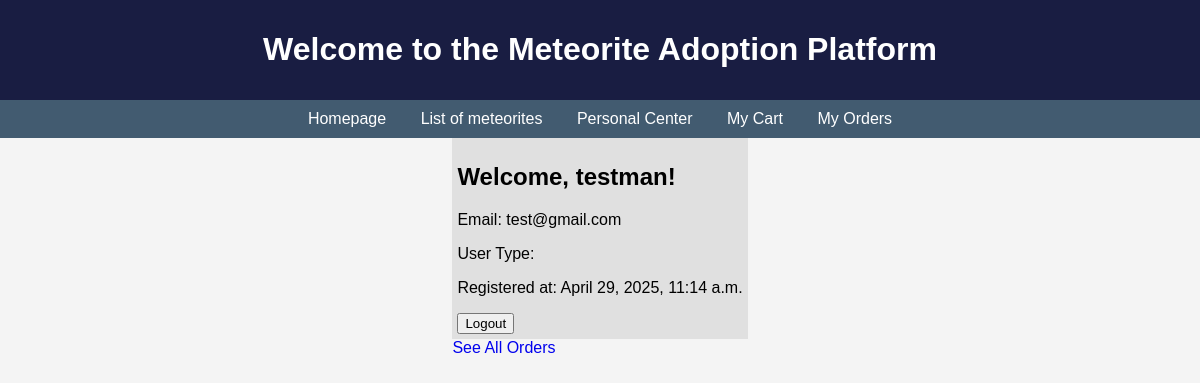
The app's page /user/profile/ (signed in) with its own data.
### user/models.py (models this page shows)
class User(AbstractUser):
    USER_TYPE_CHOICES = [
        ('admin', 'Admin'),
        ('normal', 'Normal'),
    ]
    usertype = models.CharField(max_length=20, choices=USER_TYPE_CHOICES)
    reg_time = models.DateTimeField(auto_now_add=True)

### user/views.py (the view)
# urls.py: path('profile/', views.profile, name='profile'),
@login_required
def profile(request):
    return render(request, 'user/profile.html')

### templates/user/profile.html (shortened to what this page needs)
{% extends 'meteorite/main.html' %}
{% block content %}
    <div style="background-color:#e0e0e0; padding:5px;">
        <h2>Welcome, {{ user.username }}!</h2>
        <p>Email: {{ user.email }}</p>
        <p>User Type: {{ user.usertype }}</p>
        <p>Registered at: {{ user.reg_time }}</p>
        <a href="{% url 'user:logout' %}"><button>Logout</button></a>
    </div>
    <a href="{% url 'order:my_orders' %}">See All Orders</a>
{% endblock %}

### meteorite/static/meteorite/styles.css (style rules this page uses)
body { font-family: Arial, sans-serif; margin: 0; padding: 0; background-color: #f4f4f4; }
a { text-decoration: none; }

### records on screen
User: username "testman", email "test@gmail.com", reg_time "April 29, 2025, 11:14 a.m."
